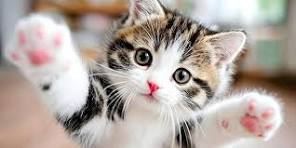
#> input picture images.jfif, 296 x 148 px
$ jupyter execute 'SMS A3.ipynb'
#> lines starting #> are read from the running program, lines starting #| are printed output that depends on the picture
QUESTION 10

[cell 1]
import numpy as np
import matplotlib.pyplot as plt
from PIL import Image
from google.colab import files

uploaded = files.upload()
#> the answer given: images.jfif
filename = next(iter(uploaded))

img = Image.open(filename).convert("RGB")
#> img is the input picture: PIL image 296x148 RGB; mean R, G, B 177.7, 166, 159.1
arr = np.array(img)
h, w = arr.shape[:2]
#> h = 148; w = 296

# Transformation matrices
A1 = np.array([[2.0, 0.0],
               [0.0, 0.5]])

A2 = np.array([[0.0, -1.0],
               [1.0,  0.0]])

A3 = np.array([[1.0, 1.0],
               [0.0, 1.0]])

A4 = np.array([[-1.0, 0.0],
               [0.0, 1.0]])

A5 = np.array([[1.0, 0.0],
               [0.0, 0.0]])

matrices = {
    "A1 Scaling": A1,
    "A2 90-degree Rotation": A2,
    "A3 Horizontal Shear": A3,
    "A4 Reflection in y-axis": A4,
    "A5 Projection onto x-axis": A5
}

def transform_image(image_array, A):
    """Apply a 2-D linear transformation about the image centre."""
    h, w = image_array.shape[:2]

    # Coordinates are [x, y]
    yy, xx = np.indices((h, w))
    x = xx - (w - 1) / 2
    y = (h - 1) / 2 - yy

    # mapping: [x_new, y_new]^T = A [x, y]^T
    pts = np.vstack((x.ravel(), y.ravel()))
    new_pts = A @ pts

    x_new = new_pts[0]
    y_new = new_pts[1]

    # Keep output canvas the same size and round to nearest pixel.
    col = np.rint(x_new + (w - 1) / 2).astype(int)
    row = np.rint((h - 1) / 2 - y_new).astype(int)

    valid = (col >= 0) & (col < w) & (row >= 0) & (row < h)


    yy_out, xx_out = np.indices((h, w))
    x_out = xx_out - (w - 1) / 2
    y_out = (h - 1) / 2 - yy_out
    out_pts = np.vstack((x_out.ravel(), y_out.ravel()))

    det = np.linalg.det(A)
    if abs(det) > 1e-10:
        invA = np.linalg.inv(A)
        src_pts = invA @ out_pts
        sx = np.rint(src_pts[0] + (w - 1) / 2).astype(int)
        sy = np.rint((h - 1) / 2 - src_pts[1]).astype(int)
        valid2 = (sx >= 0) & (sx < w) & (sy >= 0) & (sy < h)

        output = np.zeros_like(image_array)
        output_flat = output.reshape(-1, 3)
        source_flat = image_array[sy[valid2], sx[valid2]]
        output_flat[valid2] = source_flat
        return output

    # A5 is singular.
    output = np.zeros_like(image_array)
    out_flat = output.reshape(-1, 3)
    out_flat[col[valid] + row[valid] * w] = image_array.reshape(-1, 3)[valid]

    return output

def rank(A):
    return np.linalg.matrix_rank(A)

print("Original image size:", (w, h))
#| Original image size: (296, 148)

for name, A in matrices.items():
    print("\n" + "="*55)
    print(name)
    print("Matrix:\n", A)
    print("T(e1) =", A @ np.array([1, 0]))
    print("T(e2) =", A @ np.array([0, 1]))
    print("rank(A) =", rank(A))

    if rank(A) < 2:
        print("Information/dimension lost: YES")
    else:
        print("Information/dimension lost: NO")

    transformed = transform_image(arr, A)

    plt.figure(figsize=(7, 5))
    plt.imshow(transformed)
    plt.axis("off")
    plt.title(name)
    plt.show()
#> this loop made 5 passes
#> pass 1, `transformed = transform_image(arr, A)`:
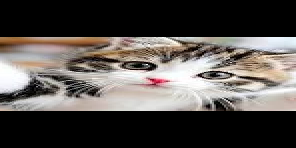
#> transformed: shape (148, 296, 3); mean R, G, B 85.2, 80.3, 76.8
#> pass 2, `transformed = transform_image(arr, A)`:
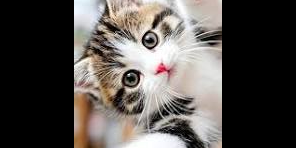
#> transformed: shape (148, 296, 3); mean R, G, B 85.2, 80.3, 76.8
#> pass 3, `transformed = transform_image(arr, A)`:
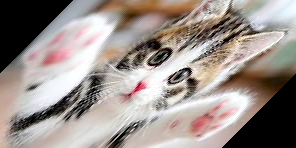
#> transformed: shape (148, 296, 3); mean R, G, B 154.8, 144.7, 139.5

# For A5 the true matrix is [[1,0],[0,0]], so all points are projected
print("\nA5 true matrix =")
print(A5)
print("A5 is rank 1, so one coordinate/dimension is lost.")


# ques

QUESTION 11

[cell 2]
# Q11 — Interactive Image Transformation Toolbox
# SMAS-1 Assignment 3 — Linear Transformations
# Google Colab version

import numpy as np
import matplotlib.pyplot as plt
from PIL import Image
from google.colab import files
from IPython.display import display

print("Upload a JPG/PNG image.")
uploaded = files.upload()
#> the answer given: images.jfif
